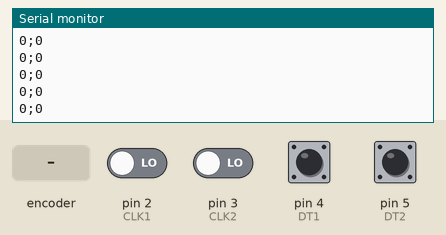
Simulated run of this sketch. Board: Arduino Uno, built with avr-gcc and run on an emulated ATmega328P. Parts: the last lines printed to the serial monitor. Inputs (shaded band) come from the test bench; at power-on: pin 4 (DT1), pin 5 (DT2) HIGH, pin 2 (CLK1), pin 3 (CLK2) LOW.

Above: at 1.2 s.
1.3 s: rotary encoder on pin 2 (CLK1) / pin 4 (DT1) turned 1 step (first pin leading)
At 1.41 s:
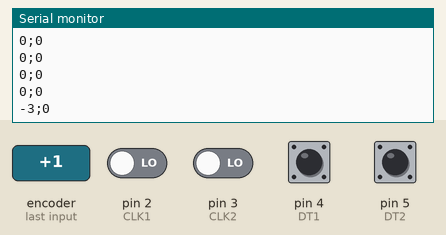
3.0 s: pin 3 (CLK2) driven HIGH
At 3.01 s:
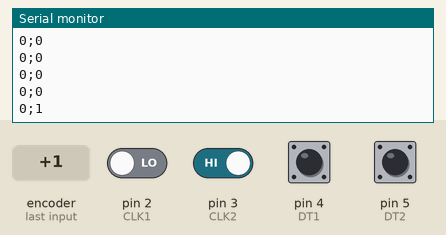
4.5 s: rotary encoder on pin 2 (CLK1) / pin 4 (DT1) turned 1 step (first pin leading)
At 4.51 s:
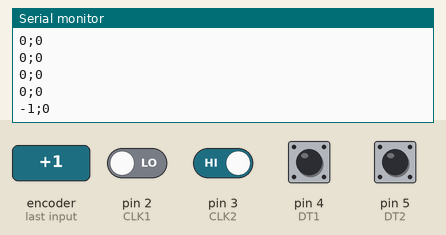
6.2 s: pin 3 (CLK2) driven LOW
At 6.21 s:
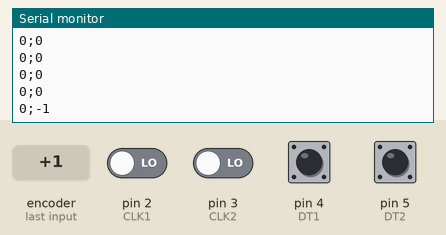
Timing chart, 0 to 8.7 s (numbered marks = the images above; inputs shaded):
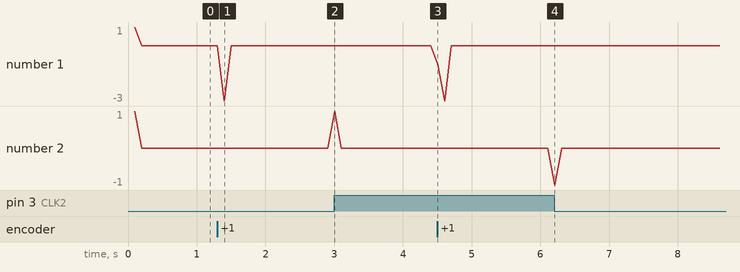

The sketch:

encoderSketch2024V2.ino
```cpp
// алгоритм с "таблицей", позволяющий увеличить точность энкодера
// в 4 раза, работает максимально чётко даже с плохими энкодерами.
// Для увеличения скорости опроса используйте PCINT и чтение из PINn
#define CLK1 2
#define DT1 4

#define CLK2 3
#define DT2 5

byte lastState1 = 0;
byte lastState2 = 0;

const int8_t increment[16] = {0, -1, 1, 0, 1, 0, 0, -1, -1, 0, 0, 1, 0, 1, -1, 0};

volatile int encCounter1;
volatile int encCounter2;
uint32_t timer = 0;

void setup() {
  Serial.begin(115200);
}
void loop() {
  byte state1 = digitalRead(CLK1) | (digitalRead(DT1) << 1);
  if (state1 != lastState1) {
    encCounter1 += increment[state1 | (lastState1 << 2)];
    lastState1 = state1;
  }

  byte state2 = digitalRead(CLK2) | (digitalRead(DT2) << 1);
  if (state2 != lastState2) {
    encCounter2 += increment[state2 | (lastState2 << 2)];
    lastState2 = state2;
  }

  if (micros() - timer > 100000) { // таймер на micros()
    timer = micros(); // сброс
    Serial.print(encCounter1);
    Serial.print(";");
    Serial.println(encCounter2);
    encCounter1 = 0;
    encCounter2 = 0;

  }
}
```

Measured:
- after the input at 1.3 s, the serial monitor: prints a new line after 0.10 s (image 1)
- after the input at 3.0 s, the serial monitor: prints a new line at once (image 2)
- after the input at 4.5 s, the serial monitor: prints a new line at once (image 3)
- after the input at 6.2 s, the serial monitor: prints a new line at once (image 4)
